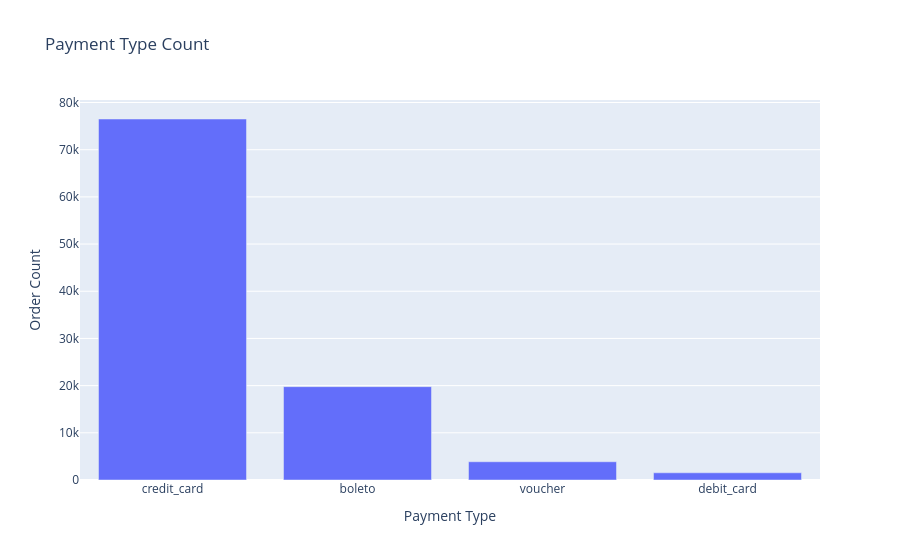

Here is the notebook cell this chart was saved with:
### Code cell
import plotly.express as px

fig = px.bar(
    x=payment_type_count.index,
    y=payment_type_count.values,
    title="Payment Type Count",
    labels={
        "x": "Payment Type",
        "y": "Order Count"
    }
)

fig.show()

### Figure 1 — Plotly figure (JSON) as saved in the notebook; plotly's stock layout.template omitted (floating-point values rounded to 4 significant figures)
{"data": [{"hovertemplate": "Payment Type=%{x}<br>Order Count=%{y}<extra></extra>", "legendgroup": "", "marker": {"color": "#636efa", "pattern": {"shape": ""}}, "name": "", "orientation": "v", "showlegend": false, "textposition": "auto", "type": "bar", "x": ["credit_card", "boleto", "voucher", "debit_card"], "xaxis": "x", "y": [76505, 19784, 3866, 1528], "yaxis": "y"}], "layout": {"barmode": "relative", "legend": {"tracegroupgap": 0}, "title": {"text": "Payment Type Count"}, "xaxis": {"anchor": "y", "domain": [0, 1], "title": {"text": "Payment Type"}}, "yaxis": {"anchor": "x", "domain": [0, 1], "title": {"text": "Order Count"}}}}
